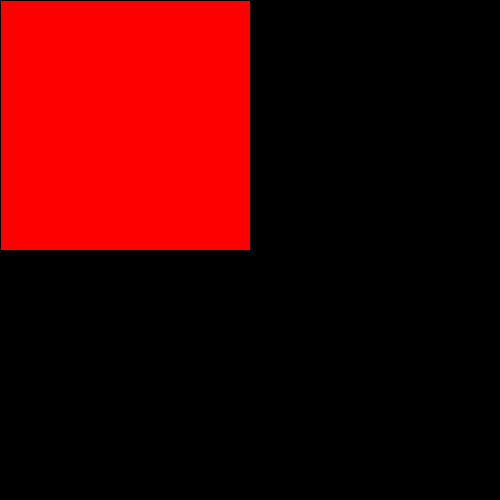
Frame 1 (no input)
Frame 60 (the mouse pressed at the canvas centre just before this capture): identical to frame 1, image omitted
Frame 120 (the mouse held since frame 60 and released just before this capture): identical to frame 1, image omitted

The Processing sketch that drew this single still picture (run headless with seeded random() and noise(); from frame 60 on, the mouse is pressed at the canvas centre):

// Processing sketch: Exercise_3
// ── Exercise_3.pde
/*
   Created: Sept. 22, 2014
   change colour of a corner depending on where the mouse is.
*/

void setup (){
  size(500,500);
}

void draw(){  
  background(0);
  fill(255,0,0);
  line(width/2,0,width/2,height);
  line(0,height/2,width,height/2);
  
  if(mouseX <= width/2 && mouseY <= height/2) rect(0,0,width/2,height/2);
  else if(mouseX > width/2 && mouseY <= height/2) rect(width/2,0,width/2,height/2);
  else if(mouseX <= width/2 && mouseY > height/2) rect(0,height/2,width/2,height/2);
  else if(mouseX > width/2 && mouseY > height/2) rect(width/2,height/2,width/2,height/2);
}
